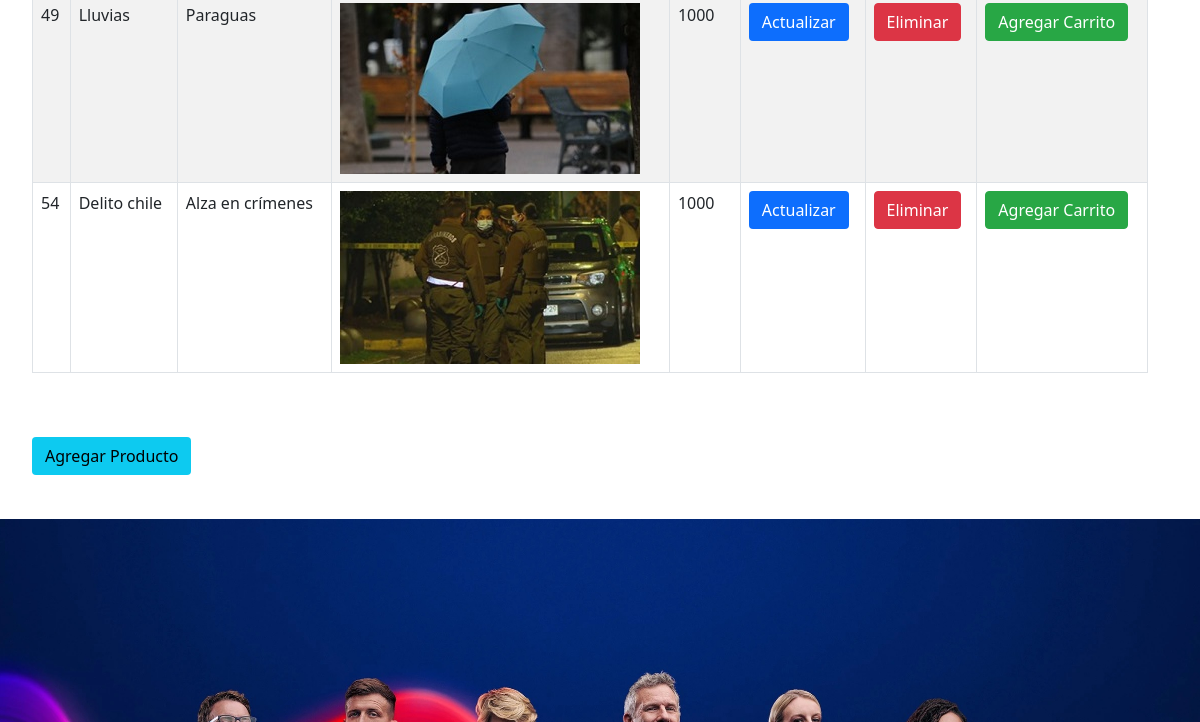
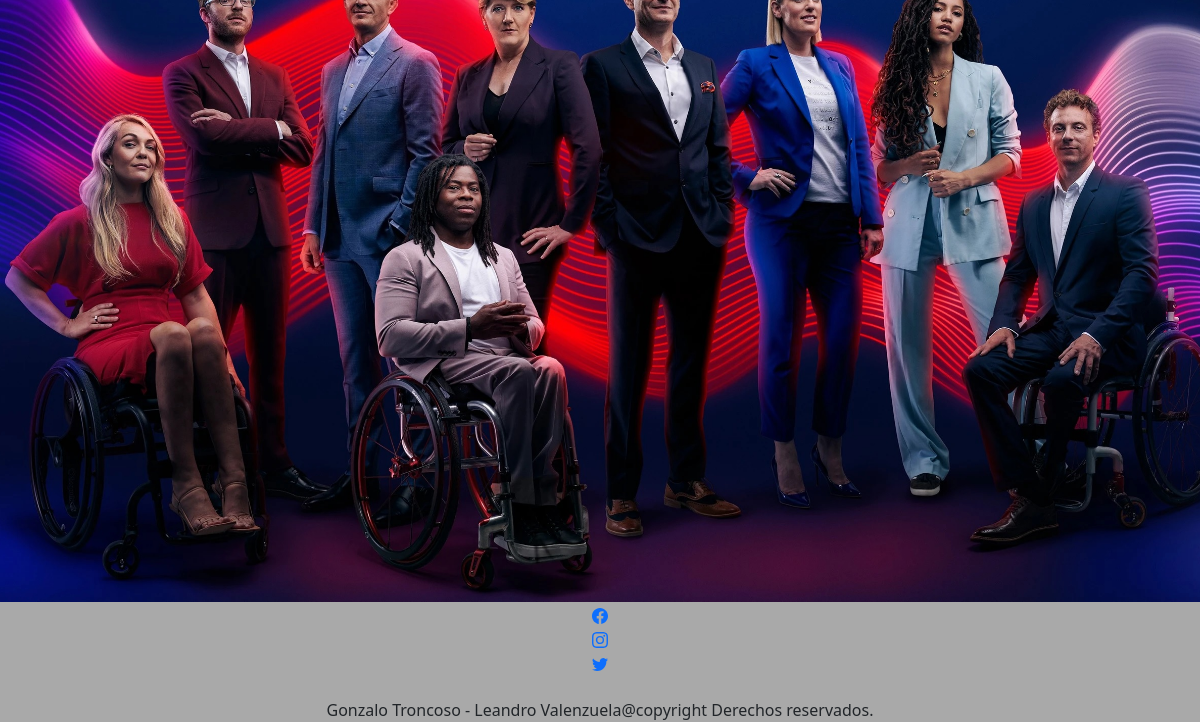
Before: /ListaProducto.html (signed in, lower part) with the older database file (2 pictures, top to bottom).
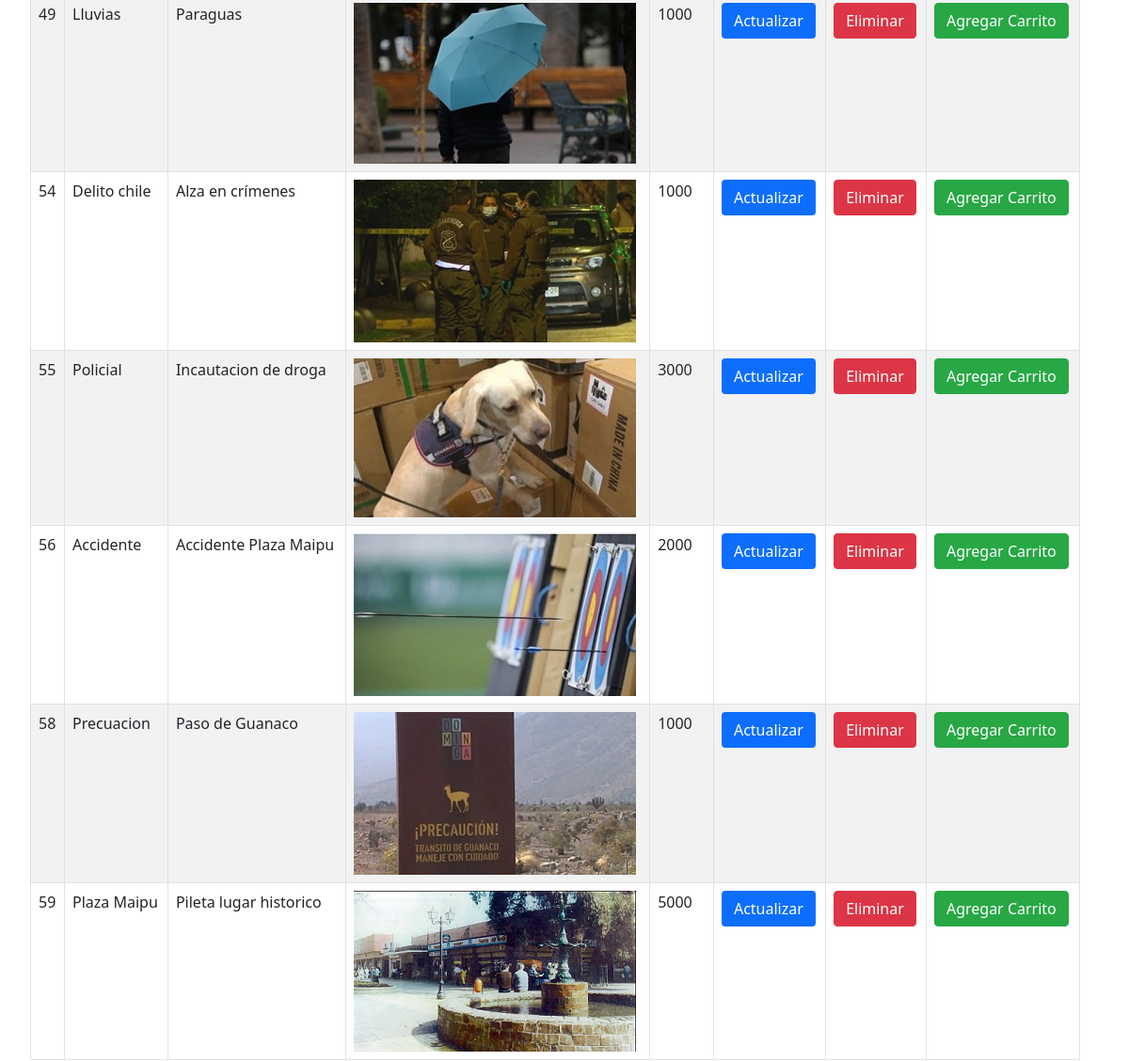
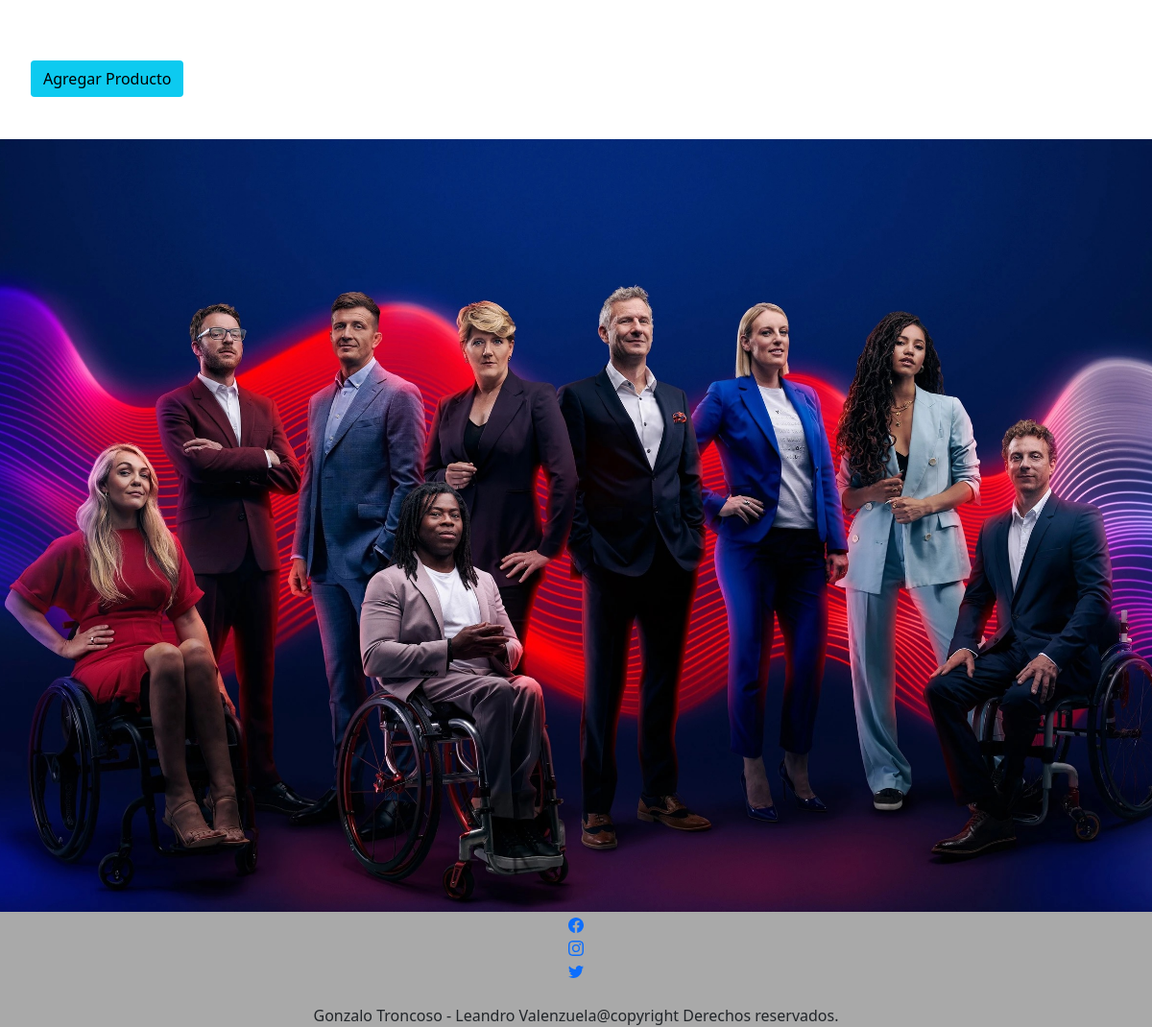
After: the same page with the newer database file (2 pictures, top to bottom).
### app/models.py (models this page shows, shortened)
class fotografia(models.Model):
    nombre=models.CharField(max_length=40)
    descripcion=models.CharField(max_length=40)
    archivo_fotografia=models.ImageField(upload_to='fotografia', null=True)
    precio = models.IntegerField()

### app/views.py (the view)
# urls.py: path('ListaProducto.html', ListaProducto, name='ListaProducto'),
@login_required
def ListaProducto(request):
    foto=fotografia.objects.all()
    return render(request, 'app/ListaProducto.html', {'foto':foto})

### app/context_processor.py (called while the page is built)
def total_carrito(request):
    total = 0
    if request.user.is_authenticated:
        if "carrito" in request.session.keys():
            for key, value in request.session["carrito"].items():
                total += int(value["acumulado"])
    return {"total_carrito": total}

### app/templates/app/ListaProducto.html (shortened to what this page needs)
{% extends 'app/base.html' %}
{% load static %}
{% block contenido %}
    {% include "app/carrito.html" %}
  <div class="container">
    <div class="table-responsive">
      <table id="customers" class="table table-bordered">
        <tbody>
          {% for x in foto %}
            <tr>
              <td>{{ x.id }}</td>
              <td>{{ x.nombre }}</td>
              <td>{{ x.descripcion }}</td>
              <td>
                <img src="{{ x.archivo_fotografia.url }}" alt="{{ x.nombre }}" class="img-fluid">
              </td>
              <td>{{ x.precio }}</td>
              <td>
                {% if user.is_superuser %}
                  <a href="actualizarProducto/{{ x.id }}"><button class="btn btn-primary">Actualizar</button></a>
              </td>
              <td>
                <a href="eliminar/{{ x.id }}"><button class="btn btn-danger">Eliminar</button></a>
                {% endif %}
              </td>
              <td>
                <a href="{% url 'Add' x.id %}"><button class="btn btn-success" onclick="mostrarAlerta()">Agregar Carrito</button></a>
              </td>
            </tr>
          {% endfor %}
        </tbody>
      </table>
    </div>
    <br><br>
    {% if user.is_superuser %}
      <a href="{% url 'agregarProducto' %}"><button class="btn btn-info">Agregar Producto</button></a><br><br>
    {% endif %}
  </div>
  <div class="row 12">
    <img src="{% static 'app/imgs/periodistas.jpg' %}" class="img-fluid">
  </div>
{% endblock %}

### app/templates/app/base.html (shortened to what this page needs)
<!DOCTYPE html>
<html lang="en">
<head>
    {% load static %}
    <link href="https://cdn.jsdelivr.net/npm/bootstrap@5.2.3/dist/css/bootstrap.min.css" rel="stylesheet">
    <link rel="stylesheet" href="{%static 'app/css/estilos.css'%}">
    <link rel="stylesheet" href="{%static 'app/css/estilosApi.css'%}">
    <link rel="stylesheet" href="{%static 'app/css/estilosFormulario.css'%}">
    <link rel="stylesheet" href="{%static 'app/css/style.css'%}">
    <link rel="stylesheet" href="{% static 'app/css/custom.css' %}">
  </head>
<body>
<div id="contenido">
    {% block contenido %}
    {% endblock %}
</div>
 <footer>
  <div class="container-fluid"  >
      <div class="row icono" id="fb" ><a href="http://www.facebook.com/" target="_blank">
      </a>
      </div>
      <div class="row icono" id="insta" ><a href="http://www.instagram.com/" target="_blank">
          </a>
      </div>
      <div class="row icono" id="twitter" ><a href="http://www.twitter.com/" target="_blank">
          </a>
      </div> <br>
      Gonzalo Troncoso - Leandro Valenzuela@copyright Derechos reservados.</div>
</footer>
</body>
</html>

### app/templates/app/carrito.html (shortened to what this page needs)
{% load static %}
<link rel="stylesheet" href="{%static 'app/css/estiloCarrito.css'%}">

### app/static/app/css/estilos.css (style rules this page uses)
.icono { margin-right: 5px; display: inline-block; }
footer { background-color: darkgray; text-align: center; }

### app/static/app/css/estilosApi.css (style rules this page uses)
footer { background-color: darkgray; text-align: center; }
.icono { margin-right: 5px; display: inline-block; }

### app/static/app/css/estilosFormulario.css (style rules this page uses)
* { margin: 0; padding: 0; box-sizing: border-box; }
footer { background-color: darkgray; text-align: center; }
.icono { margin-right: 5px; display: inline-block; }

### app/static/app/css/style.css (style rules this page uses)
.container { margin: 20px; }
table { width: 100%; border-collapse: collapse; }
th, td { padding: 8px; text-align: left; }

### app/static/app/css/estiloCarrito.css (style rules this page uses)
.table { width: 100%; margin-bottom: 1rem; color: #212529; }
.table-bordered { border: 1px solid #dee2e6; }
th, td { padding: 0.75rem; vertical-align: top; border-top: 1px solid #dee2e6; }
tbody tr:nth-of-type(even) { background-color: rgba(0, 0, 0, 0.05); }
.row { display: flex; flex-wrap: wrap; margin-right: -15px; margin-left: -15px; }
.btn { display: inline-block; font-weight: 400; text-align: center; white-space: nowrap; vertical-align: middle; -webkit-user-select: none; -moz-user-select: none; -ms-user-select: none; user-select: none; border: 1px solid transparent; padding: 0.375rem 0.75rem; font-size: 1rem; line-height: 1.5; border-radius: 0.25rem; transition: color 0.15s ease-in-out, background-color 0.15s ease-in-out, border-color 0.15s ease-in-out, box-shadow 0.15s ease-in-out; }
.btn-danger { color: #fff; background-color: #dc3545; border-color: #dc3545; }
.btn-success { color: #fff; background-color: #28a745; border-color: #28a745; }

Changed rows visible on the page:
added fotografia: id "55", nombre "Policial", descripcion "Incautacion de droga", archivo_fotografia (picture), precio "3000"
added fotografia: id "56", nombre "Accidente", descripcion "Accidente Plaza Maipu", archivo_fotografia (picture), precio "2000"
added fotografia: id "58", nombre "Precuacion", descripcion "Paso de Guanaco", archivo_fotografia (picture), precio "1000"
added fotografia: id "59", nombre "Plaza Maipu", descripcion "Pileta lugar historico", archivo_fotografia (picture), precio "5000"
